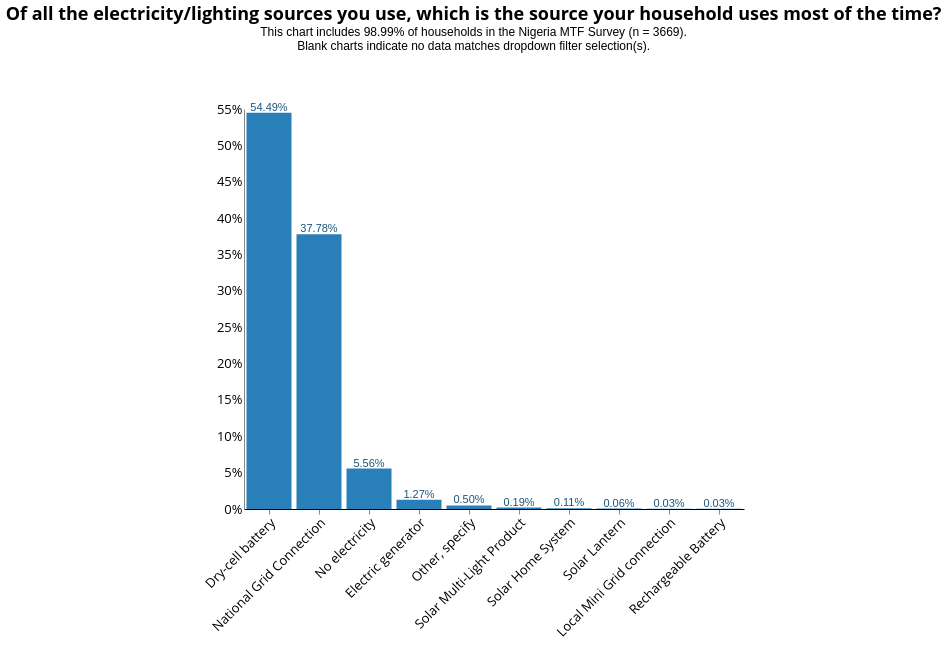

Here is the Vega-Lite specification saved for this chart:
### Vega-Lite specification from a JSON file in a GitHub repository (floating-point values rounded to 4 significant figures; data arrays with more than 128 entries replaced by an {"elided": "..."} marker saying what was removed)
{"width": 800, "height": 400, "config": {"title": {"fontSize": 18, "font": "Open Sans", "anchor": "center", "fontColor": "#000000"}, "axisX": {"domain": true, "domainColor": "#000000", "grid": false, "labelFont": "Open Sans", "labelFontSize": 13, "titleFont": "Open Sans", "titleFontSize": 13, "titleFontWeight": "normal", "title": "X Axis Title (units)", "labelAngle": -45}, "axisY": {"domain": true, "grid": false, "gridColor": "#DEDDDD", "gridWidth": 1, "labelFont": "Open Sans", "labelFontSize": 13, "labelAngle": 0, "ticks": false, "titleFont": "Open Sans", "titleFontSize": 13, "titleFontWeight": "normal", "titlePadding": 10, "title": "Y Axis Title (units)"}, "range": {"category": ["#2980B9", "#003366", "#FFAE19", "#FF4500", "#438B28", "#45B39D", "#99ADC1", "#212F3C"]}, "legend": {"labelFont": "Open Sans", "labelFontSize": 13, "symbolType": "square", "symbolSize": 100, "titleFont": "Open Sans", "titleFontSize": 13, "titleFontWeight": "normal", "title": "Legend", "orient": "right", "offset": 0}, "tooltip": {"font": "Open Sans"}, "view": {"stroke": "transparent", "text": {"font": "Open Sans", "color": ["#2980B9", "#003366", "#FFAE19", "#FF4500", "#438B28", "#45B39D", "#99ADC1", "#212F3C"], "fontSize": 13, "align": "right", "fontWeight": 400, "size": 13}, "bar": {"size": 40, "binSpacing": 1, "continuousBandSize": 30, "discreteBandSize": 30, "stroke": false}}}, "layer": [{"mark": {"type": "bar", "color": "#2980b9"}, "encoding": {"tooltip": {"type": "nominal", "field": "c182"}, "x": {"type": "nominal", "axis": {"title": " "}, "field": "c182", "sort": {"field": "c182", "op": "count", "order": "descending"}}, "y": {"type": "quantitative", "aggregate": "sum", "axis": {"format": "%", "title": ""}, "field": "pct"}}, "height": 400, "selection": {"selector236": {"type": "single", "fields": ["i19a"], "bind": {"input": "select", "options": [null, "Wood purchased", "Wood collected", "Crop Residue/Plant Biomass", "Kerosene", "Charcoal", "LPG/cooking gas", "Electric", "Charcoal Briquettes", "Garbage", "Piped Natural Gas", "Coal Briquette", "Biomass Briquette", "Other, specify", "Coal/lignite"], "labels": ["All Fuel Types", "Wood purchased", "Wood collected", "Crop Residue/Plant Biomass", "Kerosene", "Charcoal", "LPG/cooking gas", "Electric", "Charcoal Briquettes", "Garbage", "Piped Natural Gas", "Coal Briquette", "Biomass Briquette", "Other", "Coal/lignite"], "name": "Primary Source of Cooking Fuel  "}}, "selector235": {"type": "single", "fields": ["primary_stove"], "bind": {"input": "select", "options": [null, "3-Stone/Open Fire Stove", "Koresone Stove", "Missing Data", "Manufactured Stove Traditional", "LPG/Natural Gas Stove", "Electric Stove"], "labels": ["All Stove Types", "3-Stone/Open Fire Stove", "Kerosene Stove", "Primary Stove Not Listed", "Manufactured Stove Traditional", "LPG/Natural Gas Stove", "Electric Stove"], "name": "Primary Stove  "}}, "selector233": {"type": "single", "fields": ["locality"], "bind": {"input": "select", "options": [null, 0, 1], "labels": ["National", "Urban", "Rural"], "name": "Locality Breakdown  "}}, "selector234": {"type": "single", "fields": ["elc_aggr_tier"], "bind": {"input": "select", "options": [null, "Tier 0", "Tier 1", "Tier 2", "Tier 3", "Tier 4", "Tier 5"], "labels": ["All Electricity Tiers", "Electricity Tier 0", "Electricity Tier 1", "Electricity Tier 2", "Electricity Tier 3", "Electricity Tier 4", "Electricity Tier 5"], "name": "Tiers  "}}}, "title": {"text": ["Of all the electricity/lighting sources you use, which is the source your household uses most of the time?"], "subtitle": ["This chart includes 98.99% of households in the Nigeria MTF Survey (n = 3669).", "Blank charts indicate no data matches dropdown filter selection(s)."], "color": "black", "subtitleColor": "black", "offset": 50}, "transform": [{"joinaggregate": [{"op": "count", "field": "*", "as": "total"}]}, {"calculate": "1 / datum.total", "as": "pct"}], "width": 500}, {"mark": {"type": "text", "align": "center", "baseline": "bottom", "color": "#1b557a"}, "encoding": {"text": {"type": "quantitative", "aggregate": "sum", "field": "pct", "format": ".2%"}, "tooltip": {"type": "nominal", "field": "c182"}, "x": {"type": "nominal", "axis": {"title": " "}, "field": "c182", "sort": {"field": "c182", "op": "count", "order": "descending"}}, "y": {"type": "quantitative", "aggregate": "sum", "axis": {"format": "%", "title": ""}, "field": "pct"}}, "height": 400, "title": {"text": ["Of all the electricity/lighting sources you use, which is the source your household uses most of the time?"], "subtitle": ["This chart includes 98.99% of households in the Nigeria MTF Survey (n = 3669).", "Blank charts indicate no data matches dropdown filter selection(s)."], "color": "black", "subtitleColor": "black", "offset": 50}, "transform": [{"joinaggregate": [{"op": "count", "field": "*", "as": "total"}]}, {"calculate": "1 / datum.total", "as": "pct"}], "width": 500}], "data": {"name": "data-123358d0a8c0321148a95d390772389b"}, "transform": [{"filter": {"selection": "selector236"}}, {"filter": {"selection": "selector235"}}, {"filter": {"selection": "selector233"}}, {"filter": {"selection": "selector234"}}], "$schema": "https://vega.github.io/schema/vega-lite/v4.8.1.json", "datasets": {"data-123358d0a8c0321148a95d390772389b": {"elided": "3632 records"}}}
